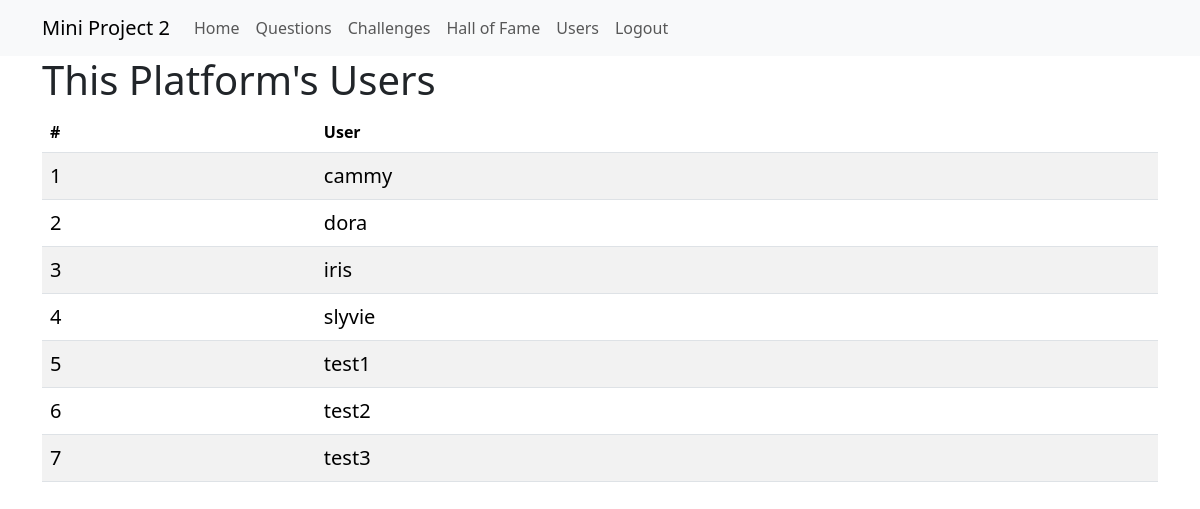
The page /users/ (signed in) on the database its author committed.
### app/models.py (models this page shows, shortened)
class User(UserMixin, db.Model):
	__tablename__ = 'user'
	id = db.Column(db.Integer, primary_key=True)
	username = db.Column(db.String(64), index=True, unique=True)
	password_hash = db.Column(db.String(128))
	questions = db.relationship('Question', backref='from_user',
								lazy='dynamic')
	challenges = db.relationship('Challenge', secondary=association_table,
								backref=db.backref('to_user'),
								lazy='dynamic')
	records = db.relationship('TimeRecord',
								backref=db.backref('user_challenge'),
								lazy='dynamic')

### app/routes.py (the view)
@application.route('/users/') #url of the users page
@login_required #force user to login to access
def users():
	prefix = application.wsgi_app.prefix[:-1]
	users = User.query.all()
	mergesort(users, lambda item: item.username)
	usernames = [u.username for u in users]
	return render_template('users.html', title='Users',
							users=usernames, prefix=prefix) #put css

### app/models.py (called while the page is built)
@login.user_loader
def load_user(id):
	return User.query.get(int(id))

### app/serverlibrary.py (called while the page is built)
def mergesort_recursive(array: list, start_i: int, end_i: int,byfunc) -> None:
    if (end_i - start_i > 0):
        middle_i = (start_i+end_i)//2
        mergesort_recursive(array,start_i,middle_i,byfunc)
        mergesort_recursive(array,middle_i+1,end_i,byfunc)
        merge(array,start_i,middle_i,end_i,byfunc)
    return array

def mergesort(array,byfunc=None):
    start_i = 0
    end_i = len(array) -1
    mergesort_recursive(array,start_i,end_i,byfunc)
    return array

### app/templates/users.html
{% extends "base.html" %}
{% block app_content %}
<h1>This Platform's Users</h1>
<table class="table table-striped" >
  <thead>
    <tr>
      <th scope="col">#</th>
      <th scope="col">User</th>
    </tr>
  </thead>
  <tbody>
  {% for idx in range(users|length) %}
  	<tr>
      <th scope="row" class="lead">{{ idx+1 }}</th>
      <td class="lead">
      	{{users[idx]}}
      </td>
    </tr>
  {% endfor %}
  </tbody>
</table>
{% endblock %}

### rows shown on the page
User: username "cammy"
User: username "dora"
User: username "iris"
User: username "slyvie"
User: username "test1"
User: username "test2"
User: username "test3"

### other values the page prints
{{ idx+1 }} "1" "2" "3" "4" "5" "6" "7"
